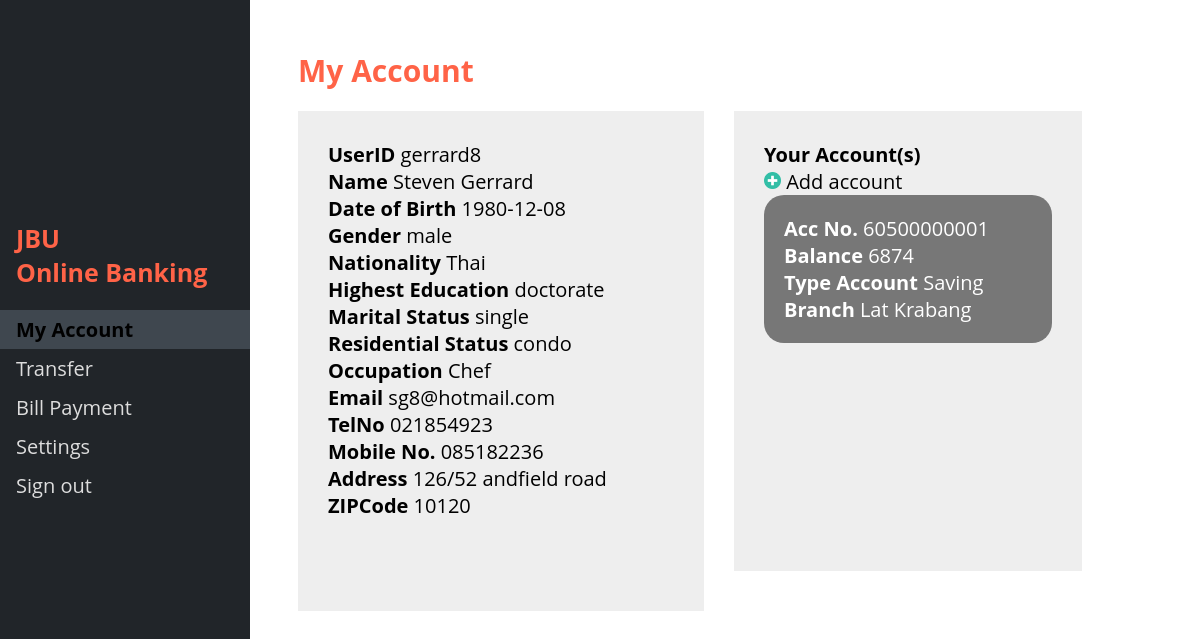
The page /myacc.php (signed in) on the database its author committed.
### tables this page shows
CREATE TABLE `userinfo` (
  `UserID` varchar(16) NOT NULL,
  `IdentificationNo` varchar(13) NOT NULL,
  `PassportNo` varchar(13) DEFAULT NULL,
  `Name` text NOT NULL,
  `DateofBirth` date NOT NULL,
  `Nationality` text NOT NULL,
  `Gender` varchar(20) NOT NULL,
  `HighestEducation` text,
  `Occupation` text NOT NULL,
  `MaritalStatus` text NOT NULL,
  `ResidentialStatus` text,
  `MobileNo` varchar(10) NOT NULL,
  `TelNo` varchar(9) DEFAULT NULL,
  `Email` varchar(50) NOT NULL,
  `Address` varchar(100) NOT NULL,
  `ZIPCode` varchar(5) DEFAULT NULL
);

CREATE TABLE `account` (
  `AccountNo` varchar(11) NOT NULL,
  `Balance` float NOT NULL,
  `TypeAccountID` varchar(5) NOT NULL,
  `BranchID` varchar(3) NOT NULL,
  `IdentificationNo` varchar(13) NOT NULL
);

CREATE TABLE `typeaccount` (
  `TypeAccountID` varchar(5) NOT NULL,
  `TypeAccount` text NOT NULL,
  `IntRate` float DEFAULT NULL
);

CREATE TABLE `branchinfo` (
  `BranchID` varchar(3) NOT NULL,
  `BranchName` text NOT NULL,
  `BranchAddress` varchar(100) NOT NULL,
  `ZIPCode` varchar(5) DEFAULT NULL,
  `BranchTel` varchar(10) DEFAULT NULL
);

### myacc.php (the view, shortened to what this page needs)
<?php
$UserID = $_SESSION['UserID'];
include_once 'phpConnect/connect.php';
?>
<!DOCTYPE html>
<html>
<head>
</head>
<body>
	<div class="sidenav">
		<div style="padding-left: 16px;">
			<h2>JBU <br> Online Banking</h2>
		</div>
		<a href="myacc.php" name="myacc">My Account</a>
		<a href="transfer.php" name="transfer">Transfer</a>
		<a href="beforepay.php" name="billpay">Bill Payment</a>
		<a href="settings.php" name="settings">Settings</a>
		<a href="logout.php">Sign out</a>
	</div>
	<div class="main">
		<h1>My Account</h1>
		<div class="container">
			<div class="left">
				<div class="myinfo">
					<?php
					$sql_myinfo = "SELECT UserID,Name,DateofBirth,Gender,Nationality,HighestEducation,MaritalStatus,ResidentialStatus,Occupation,Email,TelNo,MobileNo,Address,ZIPCode FROM userinfo WHERE UserID='$UserID'";
					$query_myinfo = mysqli_query($conn, $sql_myinfo);
					$result_myinfo = mysqli_fetch_assoc($query_myinfo);
					?>
					<strong>UserID</strong>
					<?php echo $result_myinfo['UserID']; ?><br>
					<strong>Name </strong>
					<?php echo $result_myinfo['Name']; ?><br>
					<strong>Date of Birth</strong>
					<?php echo $result_myinfo['DateofBirth'] ?><br>
					<strong>Gender</strong>
					<?php echo $result_myinfo['Gender'] ?><br>
					<strong>Nationality</strong>
					<?php echo $result_myinfo['Nationality'] ?><br>
					<strong>Highest Education</strong>
					<?php echo $result_myinfo['HighestEducation'] ?><br>
					<strong>Marital Status</strong>
					<?php echo $result_myinfo['MaritalStatus'] ?><br>
					<strong>Residential Status</strong>
					<?php echo $result_myinfo['ResidentialStatus'] ?><br>
					<strong>Occupation</strong>
					<?php echo $result_myinfo['Occupation'] ?><br>
					<strong>Email</strong>
					<?php echo $result_myinfo['Email'] ?><br>
					<strong>TelNo</strong>
					<?php echo $result_myinfo['TelNo'] ?><br>
					<strong>Mobile No.</strong>
					<?php echo $result_myinfo['MobileNo'] ?><br>
					<strong>Address</strong>
					<?php echo $result_myinfo['Address'] ?><br>
					<strong>ZIPCode</strong>
					<?php echo $result_myinfo['ZIPCode'] ?><br>
				</div>
			</div>
			<div class="right">
				<div class="acc">
					<strong>Your Account(s)</strong>
					<div class="addacc">
						<img src="img/png/add.png" alt="add" width="17px" height="17px"></img> Add account
					</div>
					<div class="myacc">
						<div class="accinfobar">
							<?php $sql_acc1 = "SELECT typeaccount.TypeAccount, userinfo.IdentificationNo, account.AccountNo, account.Balance FROM userinfo INNER JOIN account ON userinfo.IdentificationNo=account.IdentificationNo INNER JOIN typeaccount ON account.TypeAccountID=typeaccount.TypeAccountID WHERE userinfo.UserID='$UserID'";
							$query_acc1 = mysqli_query($conn, $sql_acc1);
							$result_acc1 = mysqli_fetch_assoc($query_acc1);
							?>
							<strong>Acc No.</strong>
							<?php echo $result_acc1['AccountNo'] ?><br>
							<strong>Balance</strong>
							<?php echo $result_acc1['Balance'] ?><br>
							<strong>Type Account</strong>
							<?php echo $result_acc1['TypeAccount'] ?><br>
							<?php $sql_acc2 = "SELECT branchinfo.branchname, userinfo.IdentificationNo, account.AccountNo, account.Balance FROM userinfo INNER JOIN account ON userinfo.IdentificationNo=account.IdentificationNo INNER JOIN branchinfo ON account.branchid=branchinfo.branchid WHERE userinfo.UserID='$UserID'";
							$query_acc2 = mysqli_query($conn, $sql_acc2);
							$result_acc2 = mysqli_fetch_assoc($query_acc2);
							?>
							<strong>Branch</strong>
							<?php echo $result_acc2['branchname'] ?><br>
						</div>
					</div>
				</div>
			</div>
		</div>
	</div>
</body>
</html>

### myacc.php (style rules this page uses)
body { font-family: 'Open Sans','Helvetica Neue',Arial,sans-serif; }
h1 { color: Tomato; font-size: 30px; }
h2 { color: Tomato; font-size: 25px; }
.sidenav { height: 100%; width: 250px; position: fixed; z-index: 1; top: 0; left: 0; background-color: #212529; overflow-x: hidden; padding-top: 200px; }
.sidenav a { padding: 6px 8px 6px 16px; text-decoration: none; font-size: 20px; color: #ddd; display: block; }
.sidenav>a[name="myacc"] { background-color: #3f474f; color: #000; font-weight: bold; }
.left { width: 700px; height: 500px; background-color: #eee; }
.myinfo { padding: 30px; height: 300px; }
.right { margin-left: 30px; width: 600px; }
.acc { padding: 30px; height: 400px; background-color: #eee; }
.myacc { padding: 20px; background-color: #777; border-radius: 20px; color: #fff; }
.addacc { cursor: pointer; }
.main { margin-left: 280px; margin-right: 100px; margin-top: 50px; font-size: 20px; padding: 0px 10px; }
.container { display: flex; flex-wrap: nowrap; }

### rows shown on the page
userinfo: UserID "gerrard8", Name "Steven Gerrard", DateofBirth "1980-12-08", Gender "male", Nationality "Thai", HighestEducation "doctorate", MaritalStatus "single", ResidentialStatus "condo", Occupation "Chef", Email "sg8@hotmail.com", TelNo "021854923", MobileNo "085182236", Address "126/52 andfield road", ZIPCode "10120"
account: AccountNo "60500000001", Balance "6874"
typeaccount: TypeAccount "Saving"
branchinfo: BranchName "Lat Krabang"
